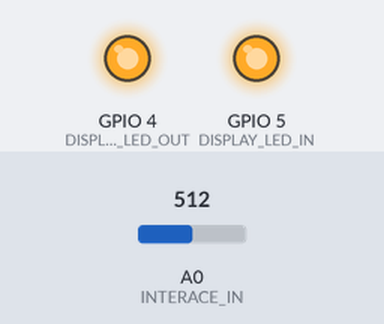
Bench run of a sketch on a simulated ESP8266 (NodeMCU). On the bench: output pins drawn as LEDs (lit = HIGH). The test bench sets the inputs (shaded band); at power-on: A0 (INTERACE_IN) = 512. WiFi joins after 1.5 s; servers stay silent unless stated; storage starts empty; no MQTT or app messages arrive unless stated; pins used as bus, display or sensor lines are not drawn; what the sketch prints to the serial monitor is not drawn.

Above: at 0.2 s.
At 1.7 s:
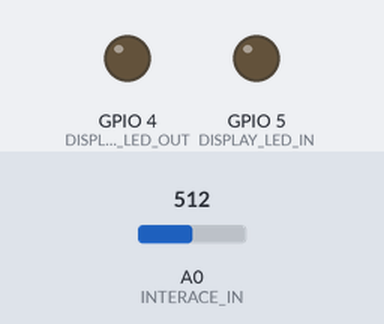
Timing chart, 0 to 3.2 s (numbered marks = the images above):
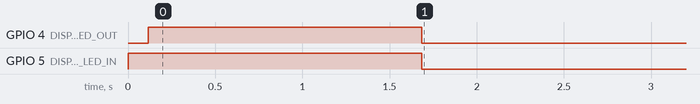

The sketch:

Code.ino
```cpp
// predefine functions
void display_setup();
void display_set(int, int);
void wifi_setup();
void mqtt_setup();
void input_setup();
void output_setup();
void mqtt_loop();
void input_loop();
void display_loop();

void setup() {
  Serial.begin(9600);
  Serial.println("\nStarting...");

  display_setup();

  display_set(HIGH, LOW);
  config_setup();
  config_print();

  display_set(HIGH, HIGH);
  wifi_setup();
  mqtt_setup();

  display_set(LOW, LOW);
  input_setup();
  output_setup();
}

void loop() {
  mqtt_loop();
  input_loop();
  display_loop();
}
```

Connection.ino
```cpp
#include <ESP8266WiFi.h>
#include <MQTTClient.h>
#include <ArduinoJson.h>

WiFiClient wifi_client;
MQTTClient mqtt_client;

void wifi_setup() {
  Serial.print("Joining WiFi...");
  WiFi.begin(config_wifi_ssid, config_wifi_key);

  while (WiFi.status() != WL_CONNECTED) {
    delay(500);
    Serial.print(".");
  }

  Serial.print("\nJoined with IP Address: ");
  Serial.println(WiFi.localIP());
}

void mqtt_setup() {
  mqtt_client.begin(config_mqtt_broker, wifi_client);
  mqtt_client.onMessage(messageReceived);

  Serial.print("Connecting to shiftr.io...");
  while (!mqtt_client.connect(config_mqtt_client_id, config_mqtt_user, config_mqtt_password)) {
    Serial.print(".");
  }

  Serial.println("\nConnected!");

  if(config_subscribe) {
    mqtt_client.subscribe(config_subscribe_topic);
  }
}

void mqtt_loop() {
  mqtt_client.loop();
  delay(10);
}

// predefine function
void display_touch_out();
void output_set(int);

void messageReceived(String &topic, String &payload) {
  if(config_subscribe) {
    display_touch_out();

    if(!config_json) {
      output_set(payload.toInt());
      return;
    }

    const size_t bufferSize = JSON_OBJECT_SIZE(1) + 20;
    DynamicJsonBuffer jsonBuffer(bufferSize);
    JsonObject& root = jsonBuffer.parseObject(payload);
    output_set(root["value"]);
  }
}
```

Display.ino
```cpp
#define DISPLAY_DURATION 50
#define DISPLAY_LED_IN 5
#define DISPLAY_LED_OUT 4

bool display_in = false;
bool display_out = false;

long long display_last_touch_in = 0;
long long display_last_touch_out = 0;

void display_setup() {
  pinMode(4, OUTPUT);
  pinMode(5, OUTPUT);

  display_set(LOW, LOW);
}

void display_loop() {
  if(display_in && millis() - DISPLAY_DURATION > display_last_touch_in) {
    display_in = false;
  }

  if(display_out && millis() - DISPLAY_DURATION > display_last_touch_out) {
    display_out = false;
  }

  display_set(display_in, display_out);
}

void display_set(int in, int out) {
  digitalWrite(DISPLAY_LED_IN, in);
  digitalWrite(DISPLAY_LED_OUT, out);
}

void display_touch_in() {
  display_in = true;
  display_last_touch_in = millis();
}

void display_touch_out() {
  display_out = true;
  display_last_touch_out = millis();
}
```

Input.ino
```cpp
#define INTERACE_IN A0
#define INPUT_INTERVAL 200
#define INPUT_HISTORY 20

int input_input_history[INPUT_HISTORY];
int input_last_input = 0;
long long input_last_read = 0;

void input_setup() {
  for(int i=0; i < INPUT_HISTORY; i++) {
    input_input_history[i] = 0;
  }
}

int input_filter(int v) {
  for(int i=1; i < INPUT_HISTORY; i++) {
    input_input_history[i - 1] = input_input_history[i];
  }

  input_input_history[INPUT_HISTORY - 1] = v;

  int sum = 0;
  for(int j=0; j < INPUT_HISTORY; j++) {
    sum += input_input_history[j];
  }

  return sum / INPUT_HISTORY;
}

void input_loop() {
  int v = input_filter(constrain(analogRead(INTERACE_IN), 0, 1023));

  if(v != input_last_input) {
    if(millis() - INPUT_INTERVAL > input_last_read) {
      input_last_input = v;
      input_last_read = millis();

      if(config_publish) {
        display_touch_in();

        if(!config_json) {
          mqtt_client.publish(config_publish_topic, String(v));
          return;
        }

        const size_t bufferSize = JSON_OBJECT_SIZE(1);
        DynamicJsonBuffer jsonBuffer(bufferSize);
        JsonObject& root = jsonBuffer.createObject();
        root["value"] = v;
        String jsonOut;
        root.printTo(jsonOut);
        mqtt_client.publish(config_publish_topic, jsonOut);
      }
    }
  }
}
```

Output.ino
```cpp
#include <SPI.h>

#define OUTPUT_DP_CS 16

void output_setup() {
  pinMode(OUTPUT_DP_CS, OUTPUT);
  digitalWrite(OUTPUT_DP_CS, HIGH);
  SPI.begin();
}

void output_set(int v){
  digitalWrite(OUTPUT_DP_CS, LOW);
  SPI.transfer(B00010001);
  SPI.transfer(constrain(map(v, 0, 1023, 0, 254), 0, 254));
  digitalWrite(OUTPUT_DP_CS, HIGH);
}
```

Config.ino
```cpp
/*
 * Config
 *
 * Read config gile on attache SD card.
 * Pins: 14 (SCK), 12 (MISO), 13 (MOSI), 15 (SS)
 */

#include <SPI.h>
#include <SD.h>

#define CONFIG_SS_PIN 15
#define CONFIG_FILE "config.txt"

char config_wifi_ssid[64] = "";
char config_wifi_key[64] = "";
char config_mqtt_broker[64] = "";
char config_mqtt_user[64] = "";
char config_mqtt_password[64] = "";
char config_mqtt_client_id[64] = "";
bool config_publish = false;
char config_publish_topic[64] = "";
bool config_subscribe = false;
char config_subscribe_topic[64] = "";
bool config_json = false;

const char * _config_ws = "wifi_ssid: ";
const char * _config_wk = "wifi_key: ";
const char * _config_mb = "mqtt_broker: ";
const char * _config_cu = "mqtt_user: ";
const char * _config_cp = "mqtt_password: ";
const char * _config_ci = "mqtt_client_id: ";
const char * _config_pt = "publish_topic: ";
const char * _config_st = "subscribe_topic: ";
const char * _config_js = "use_json";

void config_setup() {
  SPI.begin();
  SD.begin(CONFIG_SS_PIN);

  Serial.println("Read Config...");

  File fd = SD.open(CONFIG_FILE, FILE_READ);
  while(fd.available() > 0) {
    config_read_line(fd.readStringUntil('\n'));
  }
  fd.close();

  SPI.end();
}

void config_read_line(String c) {
  int colon = c.indexOf(": ");

   if (c.startsWith(_config_ws)) {
     c.substring(colon + 2).toCharArray(config_wifi_ssid, 64);
   } else if (c.startsWith(_config_wk)) {
     c.substring(colon + 2).toCharArray(config_wifi_key, 64);
   } else if (c.startsWith(_config_mb)) {
     c.substring(colon + 2).toCharArray(config_mqtt_broker, 64);
   } else if (c.startsWith(_config_cu)) {
     c.substring(colon + 2).toCharArray(config_mqtt_user, 64);
   } else if(c.startsWith(_config_cp)) {
     c.substring(colon + 2).toCharArray(config_mqtt_password, 64);
   } else if(c.startsWith(_config_ci)) {
     c.substring(colon + 2).toCharArray(config_mqtt_client_id, 64);
   } else if(c.startsWith(_config_pt)) {
     String p = c.substring(colon + 2);
     p.toCharArray(config_publish_topic, 64);
     config_publish = !p.equals("-");
   } else if(c.startsWith(_config_st)) {
     String s = c.substring(colon + 2);
     s.toCharArray(config_subscribe_topic, 64);
     config_subscribe = !s.equals("-");
   } else if(c.startsWith(_config_js)) {
      config_json = true;
   }
}

void config_print() {
  Serial.print(_config_ws);
  Serial.println(config_wifi_ssid);
  Serial.print(_config_wk);
  Serial.println(config_wifi_key);
  Serial.print(_config_mb);
  Serial.println(config_mqtt_broker);
  Serial.print(_config_cu);
  Serial.println(config_mqtt_user);
  Serial.print(_config_cp);
  Serial.println(config_mqtt_password);
  Serial.print(_config_ci);
  Serial.println(config_mqtt_client_id);
  Serial.print(_config_pt);
  Serial.println(config_publish_topic);
  Serial.print(_config_st);
  Serial.println(config_subscribe_topic);

  if(config_json) {
    Serial.println("json enabled");
  } else {
    Serial.println("json disabled");
  }
}
```
